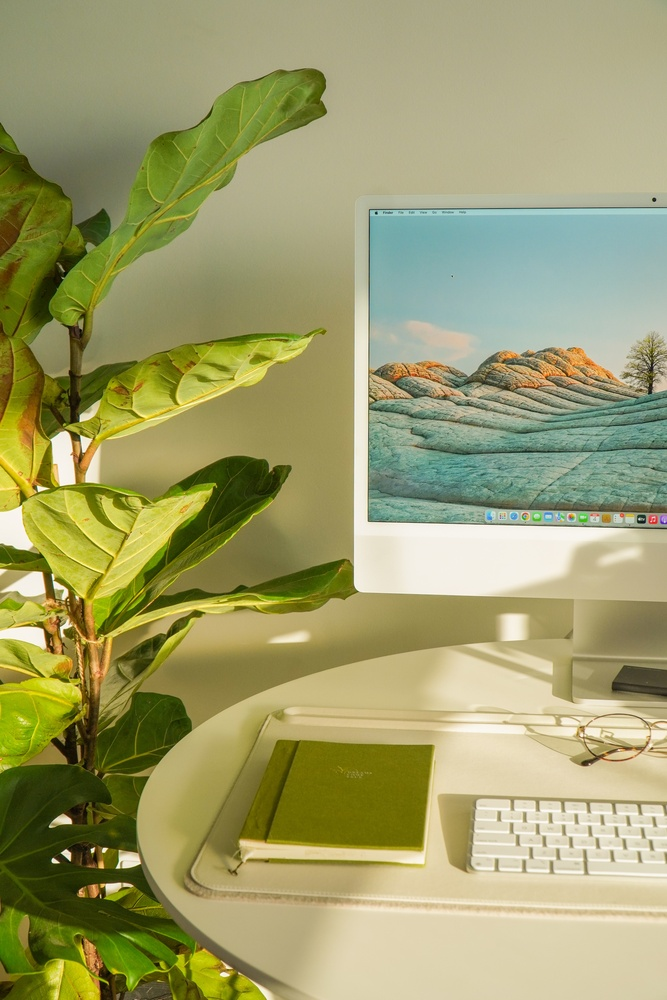
#> input picture picture/desk.jpg, 667 x 1000 px, shrunk from 3887 x 5830 before the run, found by its file name
$ python translation_cv2.py
#> lines starting #> are read from the running program, lines starting #| are printed output that depends on the picture
import matplotlib.pyplot as plt
import cv2
import numpy as np

PATH = 'C:/Users/User/Documents/openCVLearning/picture'

image_O = cv2.imread(f'{PATH}/desk.jpg')
#> image_O is the input picture: shape (1000, 667, 3); mean B, G, R 107.1, 158.1, 158.7
# convert it to RGB
image = cv2.cvtColor(image_O, cv2.COLOR_BGR2RGB)

# translation
# shift the location of the image
# tx is the number of pixels you shift the location
# ty is the number of pixels you shift in the vertical direction
tx = 100
ty = 0
M = np.float32([[1,0,tx], [0,1,ty]])

# the shape of the image
rows, cols, _ = image.shape
#> rows = 1000; cols = 667
# in order not to cut the image
# we will add tx(ty) to cols(rows)
# warpAffine(<image array>, transformation matrix <M>, the length and width of the output image<(col, row)>)
new_image = cv2.warpAffine(image, M, (cols+tx, rows))
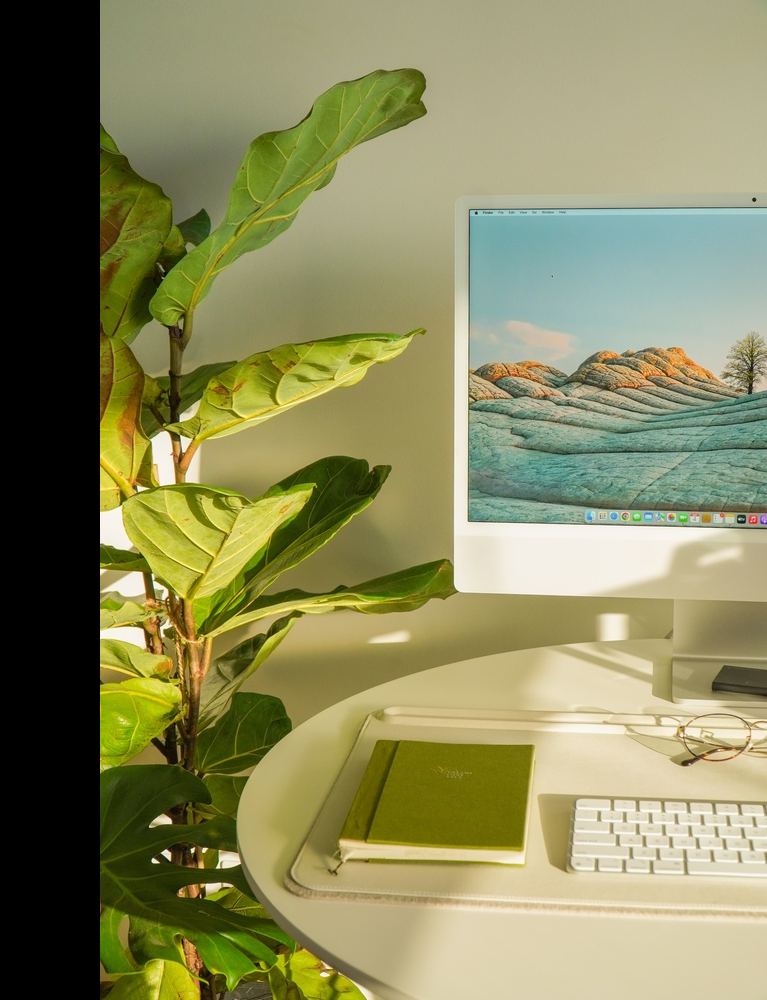
#> new_image: shape (1000, 767, 3); mean R, G, B 138, 137.5, 93.1
# plot it!
plt.imshow(new_image)
plt.show()

$ run again, with picture/cat2.jpg copied over picture/desk.jpg
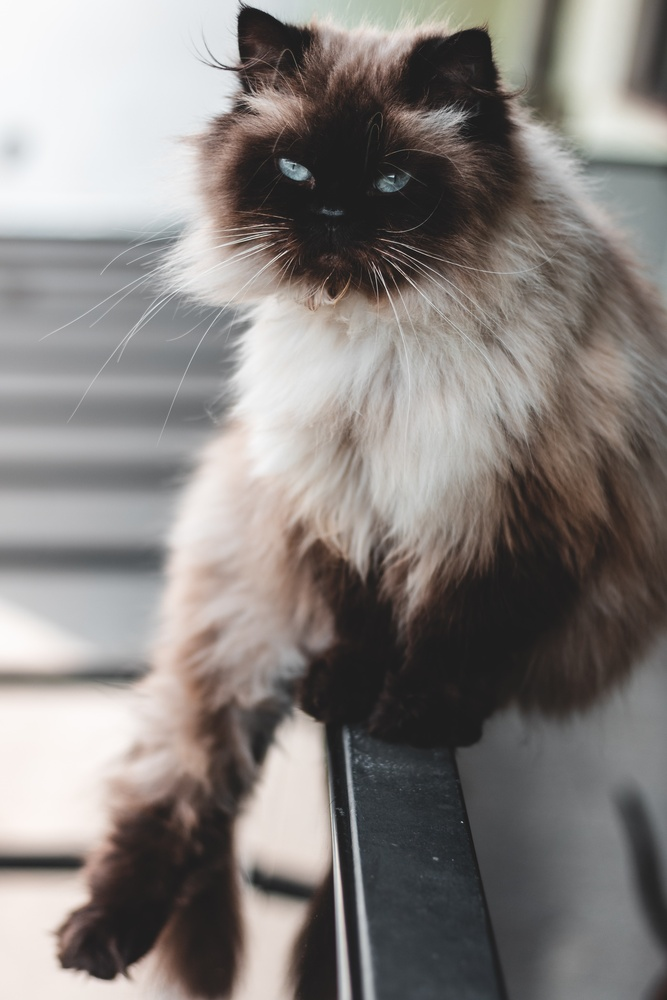
#> input picture picture/cat2.jpg, 667 x 1000 px, shrunk from 3952 x 5928 before the run, found by its file name
#> image_O is the input picture: shape (1000, 667, 3); mean B, G, R 126.3, 129.1, 134.1
#> `new_image = cv2.warpAffine(image, M, (cols+tx, rows))`:
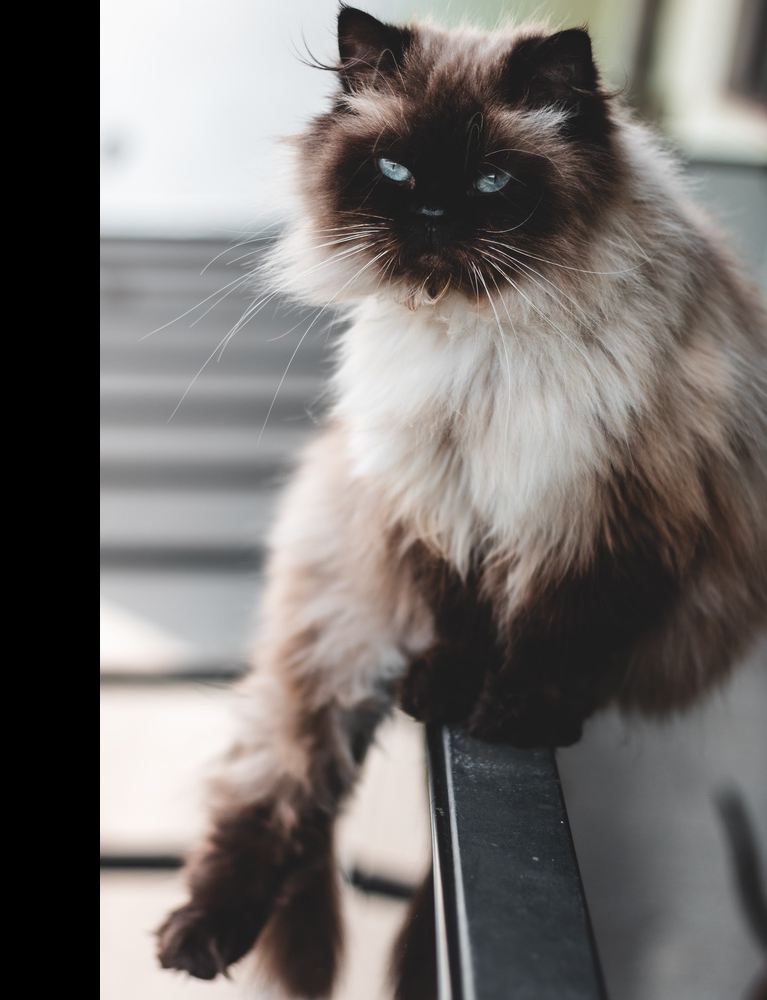
#> new_image: shape (1000, 767, 3); mean R, G, B 116.6, 112.3, 109.8

$ run again, with picture/cat3.jpg copied over picture/desk.jpg
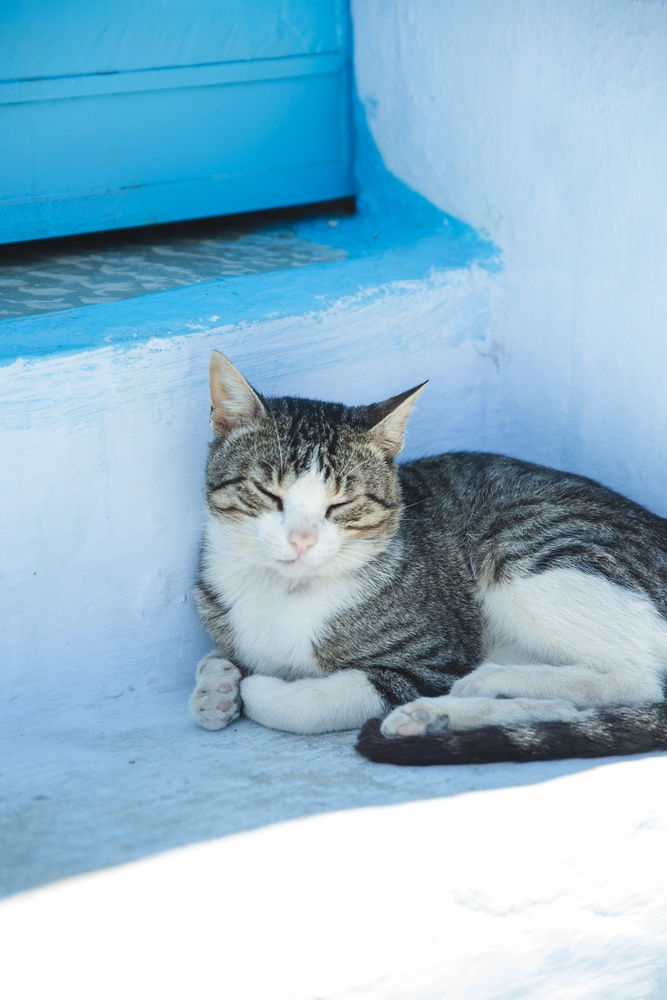
#> input picture picture/cat3.jpg, 667 x 1000 px, shrunk from 3456 x 5184 before the run, found by its file name
#> image_O is the input picture: shape (1000, 667, 3); mean B, G, R 206.5, 185.1, 146.8
#> `new_image = cv2.warpAffine(image, M, (cols+tx, rows))`:
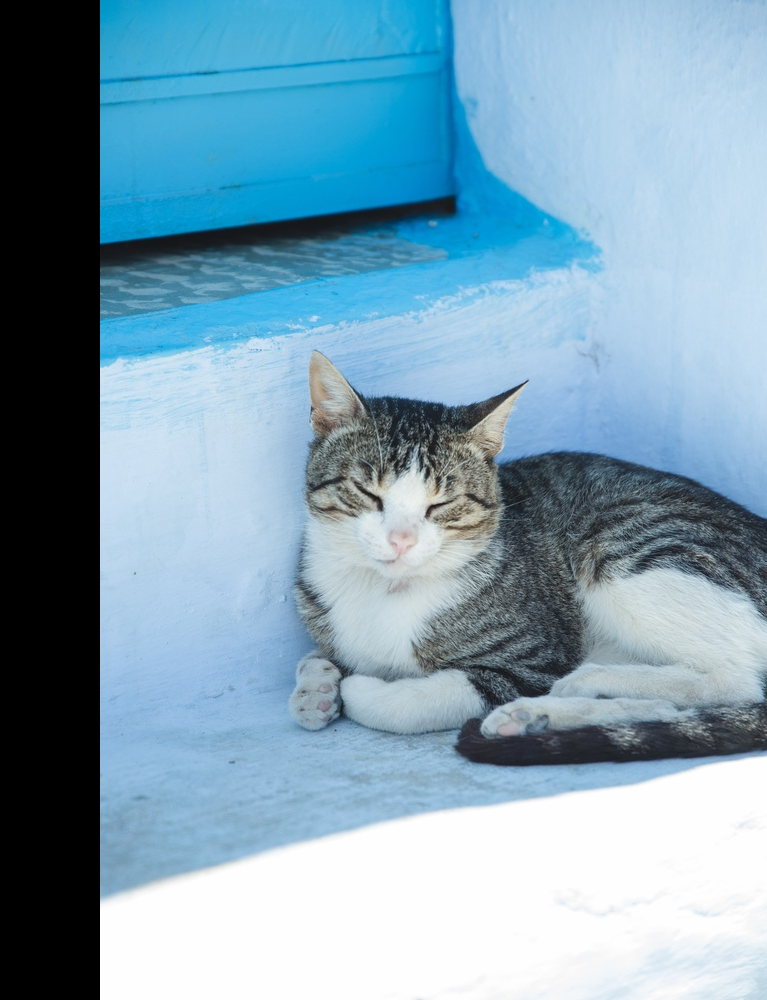
#> new_image: shape (1000, 767, 3); mean R, G, B 127.6, 161, 179.6

$ run again, with picture/cat4.jpg copied over picture/desk.jpg
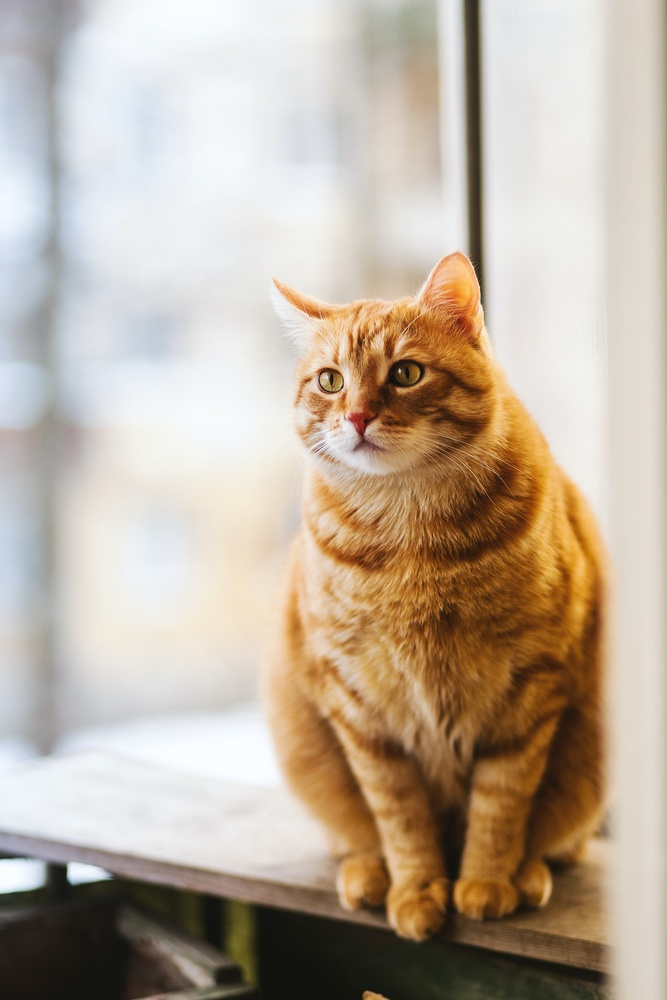
#> input picture picture/cat4.jpg, 667 x 1000 px, shrunk from 1771 x 2657 before the run, found by its file name
#> image_O is the input picture: shape (1000, 667, 3); mean B, G, R 157.9, 174.3, 188.6
#> `new_image = cv2.warpAffine(image, M, (cols+tx, rows))`:
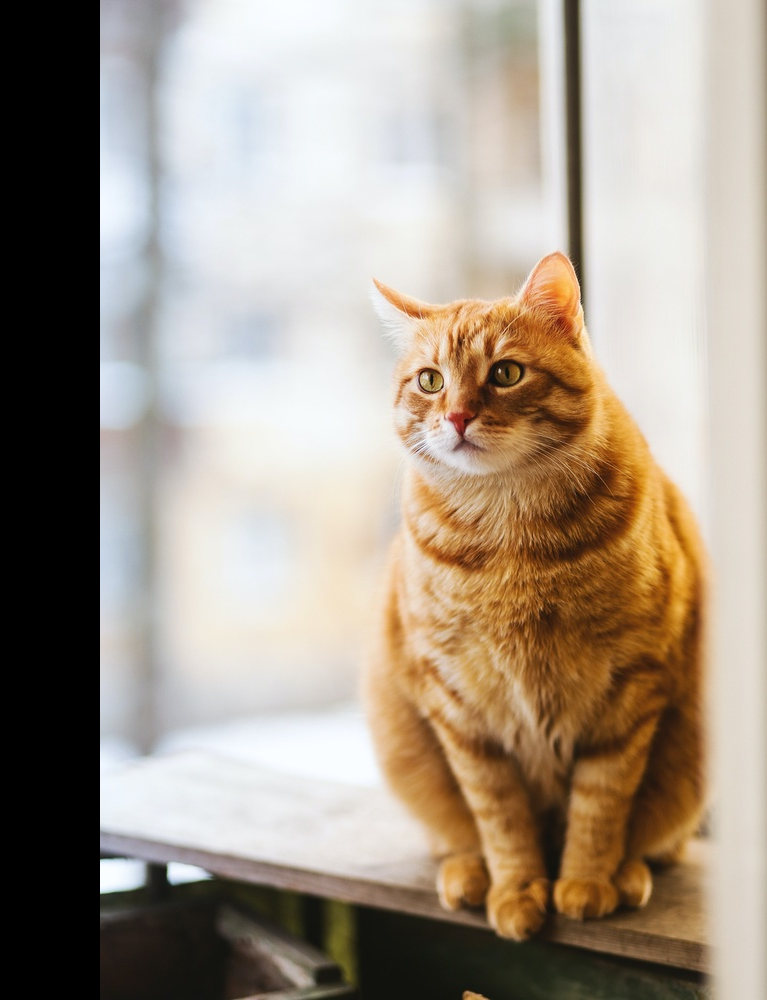
#> new_image: shape (1000, 767, 3); mean R, G, B 164, 151.5, 137.3
